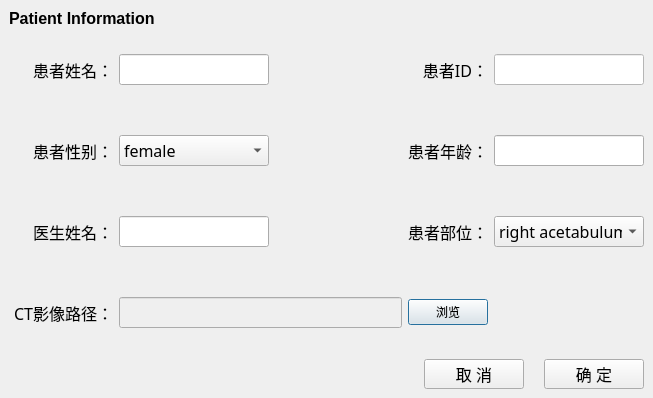
<?xml version="1.0" encoding="UTF-8"?>
<ui version="4.0">
 <class>QMedicalRecordInfoDialog</class>
 <widget class="QDialog" name="QMedicalRecordInfoDialog">
  <property name="geometry">
   <rect>
    <x>0</x>
    <y>0</y>
    <width>653</width>
    <height>381</height>
   </rect>
  </property>
  <property name="windowTitle">
   <string>Form</string>
  </property>
  <property name="styleSheet">
   <string notr="true"/>
  </property>
  <layout class="QVBoxLayout" name="verticalLayout">
   <property name="spacing">
    <number>0</number>
   </property>
   <property name="leftMargin">
    <number>0</number>
   </property>
   <property name="topMargin">
    <number>0</number>
   </property>
   <property name="rightMargin">
    <number>0</number>
   </property>
   <property name="bottomMargin">
    <number>0</number>
   </property>
   <item>
    <widget class="QWidget" name="widget" native="true">
     <layout class="QVBoxLayout" name="verticalLayout_2">
      <item>
       <widget class="QLabel" name="label_2">
        <property name="font">
         <font>
          <family>Arial</family>
          <pointsize>12</pointsize>
          <weight>75</weight>
          <bold>true</bold>
         </font>
        </property>
        <property name="text">
         <string>Patient Information</string>
        </property>
       </widget>
      </item>
      <item>
       <layout class="QGridLayout" name="gridLayout">
        <property name="sizeConstraint">
         <enum>QLayout::SetDefaultConstraint</enum>
        </property>
        <property name="leftMargin">
         <number>5</number>
        </property>
        <property name="topMargin">
         <number>20</number>
        </property>
        <property name="bottomMargin">
         <number>20</number>
        </property>
        <property name="horizontalSpacing">
         <number>6</number>
        </property>
        <property name="verticalSpacing">
         <number>50</number>
        </property>
        <item row="3" column="2">
         <widget class="QLineEdit" name="lineEdit_caseDirectory">
          <property name="enabled">
           <bool>false</bool>
          </property>
          <property name="sizePolicy">
           <sizepolicy hsizetype="Expanding" vsizetype="Fixed">
            <horstretch>0</horstretch>
            <verstretch>0</verstretch>
           </sizepolicy>
          </property>
          <property name="maximumSize">
           <size>
            <width>16777215</width>
            <height>16777215</height>
           </size>
          </property>
          <property name="font">
           <font>
            <family>黑体</family>
            <pointsize>12</pointsize>
           </font>
          </property>
          <property name="styleSheet">
           <string notr="true"/>
          </property>
          <property name="text">
           <string/>
          </property>
          <property name="readOnly">
           <bool>false</bool>
          </property>
         </widget>
        </item>
        <item row="2" column="2">
         <widget class="QLineEdit" name="lineEdit_surgeryOperator">
          <property name="sizePolicy">
           <sizepolicy hsizetype="Expanding" vsizetype="Fixed">
            <horstretch>0</horstretch>
            <verstretch>0</verstretch>
           </sizepolicy>
          </property>
          <property name="maximumSize">
           <size>
            <width>150</width>
            <height>16777215</height>
           </size>
          </property>
          <property name="font">
           <font>
            <family>黑体</family>
            <pointsize>12</pointsize>
           </font>
          </property>
          <property name="styleSheet">
           <string notr="true"/>
          </property>
          <property name="text">
           <string/>
          </property>
          <property name="readOnly">
           <bool>false</bool>
          </property>
         </widget>
        </item>
        <item row="1" column="0">
         <widget class="QLabel" name="label_6">
          <property name="sizePolicy">
           <sizepolicy hsizetype="Preferred" vsizetype="Preferred">
            <horstretch>0</horstretch>
            <verstretch>0</verstretch>
           </sizepolicy>
          </property>
          <property name="font">
           <font>
            <family>黑体</family>
            <pointsize>12</pointsize>
           </font>
          </property>
          <property name="text">
           <string>患者性别：</string>
          </property>
          <property name="alignment">
           <set>Qt::AlignRight|Qt::AlignTrailing|Qt::AlignVCenter</set>
          </property>
         </widget>
        </item>
        <item row="0" column="5">
         <widget class="QLineEdit" name="lineEdit_patientID">
          <property name="sizePolicy">
           <sizepolicy hsizetype="Expanding" vsizetype="Fixed">
            <horstretch>0</horstretch>
            <verstretch>0</verstretch>
           </sizepolicy>
          </property>
          <property name="maximumSize">
           <size>
            <width>150</width>
            <height>16777215</height>
           </size>
          </property>
          <property name="font">
           <font>
            <family>黑体</family>
            <pointsize>12</pointsize>
           </font>
          </property>
          <property name="styleSheet">
           <string notr="true">background: rgb(255, 255, 255);</string>
          </property>
          <property name="text">
           <string/>
          </property>
          <property name="readOnly">
           <bool>false</bool>
          </property>
         </widget>
        </item>
        <item row="0" column="2">
         <widget class="QLineEdit" name="lineEdit_patientName">
          <property name="sizePolicy">
           <sizepolicy hsizetype="Expanding" vsizetype="Fixed">
            <horstretch>0</horstretch>
            <verstretch>0</verstretch>
           </sizepolicy>
          </property>
          <property name="maximumSize">
           <size>
            <width>150</width>
            <height>16777215</height>
           </size>
          </property>
          <property name="font">
           <font>
            <family>黑体</family>
            <pointsize>12</pointsize>
           </font>
          </property>
          <property name="styleSheet">
           <string notr="true"/>
          </property>
          <property name="text">
           <string/>
          </property>
          <property name="readOnly">
           <bool>false</bool>
          </property>
         </widget>
        </item>
        <item row="3" column="0">
         <widget class="QLabel" name="label_11">
          <property name="font">
           <font>
            <family>黑体</family>
            <pointsize>12</pointsize>
           </font>
          </property>
          <property name="text">
           <string>CT影像路径：</string>
          </property>
          <property name="alignment">
           <set>Qt::AlignRight|Qt::AlignTrailing|Qt::AlignVCenter</set>
          </property>
         </widget>
        </item>
        <item row="3" column="4">
         <widget class="QPushButton" name="pushButton_browse">
          <property name="minimumSize">
           <size>
            <width>60</width>
            <height>20</height>
           </size>
          </property>
          <property name="styleSheet">
           <string notr="true"/>
          </property>
          <property name="text">
           <string>浏览</string>
          </property>
         </widget>
        </item>
        <item row="0" column="4">
         <widget class="QLabel" name="label_4">
          <property name="font">
           <font>
            <family>黑体</family>
            <pointsize>12</pointsize>
           </font>
          </property>
          <property name="text">
           <string>患者ID：</string>
          </property>
          <property name="alignment">
           <set>Qt::AlignRight|Qt::AlignTrailing|Qt::AlignVCenter</set>
          </property>
         </widget>
        </item>
        <item row="2" column="4">
         <widget class="QLabel" name="label_12">
          <property name="font">
           <font>
            <family>黑体</family>
            <pointsize>12</pointsize>
           </font>
          </property>
          <property name="text">
           <string>患者部位：</string>
          </property>
          <property name="alignment">
           <set>Qt::AlignRight|Qt::AlignTrailing|Qt::AlignVCenter</set>
          </property>
         </widget>
        </item>
        <item row="0" column="0">
         <widget class="QLabel" name="label_3">
          <property name="sizePolicy">
           <sizepolicy hsizetype="Preferred" vsizetype="Preferred">
            <horstretch>0</horstretch>
            <verstretch>0</verstretch>
           </sizepolicy>
          </property>
          <property name="font">
           <font>
            <family>黑体</family>
            <pointsize>12</pointsize>
           </font>
          </property>
          <property name="text">
           <string>患者姓名：</string>
          </property>
          <property name="alignment">
           <set>Qt::AlignRight|Qt::AlignTrailing|Qt::AlignVCenter</set>
          </property>
         </widget>
        </item>
        <item row="2" column="0">
         <widget class="QLabel" name="label_10">
          <property name="font">
           <font>
            <family>黑体</family>
            <pointsize>12</pointsize>
           </font>
          </property>
          <property name="text">
           <string>医生姓名：</string>
          </property>
          <property name="alignment">
           <set>Qt::AlignRight|Qt::AlignTrailing|Qt::AlignVCenter</set>
          </property>
         </widget>
        </item>
        <item row="1" column="4">
         <widget class="QLabel" name="label_5">
          <property name="font">
           <font>
            <family>黑体</family>
            <pointsize>12</pointsize>
           </font>
          </property>
          <property name="text">
           <string>患者年龄：</string>
          </property>
          <property name="alignment">
           <set>Qt::AlignRight|Qt::AlignTrailing|Qt::AlignVCenter</set>
          </property>
         </widget>
        </item>
        <item row="1" column="5">
         <widget class="QLineEdit" name="lineEdit_patientAge">
          <property name="sizePolicy">
           <sizepolicy hsizetype="Expanding" vsizetype="Fixed">
            <horstretch>0</horstretch>
            <verstretch>0</verstretch>
           </sizepolicy>
          </property>
          <property name="maximumSize">
           <size>
            <width>150</width>
            <height>16777215</height>
           </size>
          </property>
          <property name="font">
           <font>
            <family>黑体</family>
            <pointsize>12</pointsize>
           </font>
          </property>
          <property name="styleSheet">
           <string notr="true"/>
          </property>
          <property name="text">
           <string/>
          </property>
          <property name="maxLength">
           <number>3</number>
          </property>
          <property name="readOnly">
           <bool>false</bool>
          </property>
          <property name="clearButtonEnabled">
           <bool>false</bool>
          </property>
         </widget>
        </item>
        <item row="1" column="2">
         <widget class="QComboBox" name="comboBox_patientGender">
          <property name="minimumSize">
           <size>
            <width>22</width>
            <height>0</height>
           </size>
          </property>
          <property name="maximumSize">
           <size>
            <width>150</width>
            <height>16777215</height>
           </size>
          </property>
          <property name="font">
           <font>
            <family>黑体</family>
            <pointsize>12</pointsize>
           </font>
          </property>
          <item>
           <property name="text">
            <string>female</string>
           </property>
          </item>
          <item>
           <property name="text">
            <string>male</string>
           </property>
          </item>
         </widget>
        </item>
        <item row="2" column="5">
         <widget class="QComboBox" name="comboBox_surgerySide">
          <property name="minimumSize">
           <size>
            <width>22</width>
            <height>0</height>
           </size>
          </property>
          <property name="maximumSize">
           <size>
            <width>150</width>
            <height>16777215</height>
           </size>
          </property>
          <property name="font">
           <font>
            <family>黑体</family>
            <pointsize>12</pointsize>
           </font>
          </property>
          <item>
           <property name="text">
            <string>right acetabulum</string>
           </property>
          </item>
          <item>
           <property name="text">
            <string>right acetabulum</string>
           </property>
          </item>
         </widget>
        </item>
       </layout>
      </item>
      <item>
       <layout class="QHBoxLayout" name="horizontalLayout_2">
        <property name="spacing">
         <number>20</number>
        </property>
        <property name="topMargin">
         <number>5</number>
        </property>
        <item>
         <spacer name="horizontalSpacer_5">
          <property name="orientation">
           <enum>Qt::Horizontal</enum>
          </property>
          <property name="sizeHint" stdset="0">
           <size>
            <width>40</width>
            <height>20</height>
           </size>
          </property>
         </spacer>
        </item>
        <item>
         <widget class="QPushButton" name="pushButton_cancel">
          <property name="minimumSize">
           <size>
            <width>100</width>
            <height>30</height>
           </size>
          </property>
          <property name="font">
           <font>
            <family>黑体</family>
            <pointsize>12</pointsize>
           </font>
          </property>
          <property name="styleSheet">
           <string notr="true"/>
          </property>
          <property name="text">
           <string>取 消</string>
          </property>
         </widget>
        </item>
        <item>
         <widget class="QPushButton" name="pushButton_done">
          <property name="minimumSize">
           <size>
            <width>100</width>
            <height>30</height>
           </size>
          </property>
          <property name="font">
           <font>
            <family>黑体</family>
            <pointsize>12</pointsize>
           </font>
          </property>
          <property name="styleSheet">
           <string notr="true"/>
          </property>
          <property name="text">
           <string>确 定</string>
          </property>
         </widget>
        </item>
       </layout>
      </item>
     </layout>
    </widget>
   </item>
  </layout>
 </widget>
 <resources>
  <include location="../../resources/resources.qrc"/>
 </resources>
 <connections/>
</ui>
